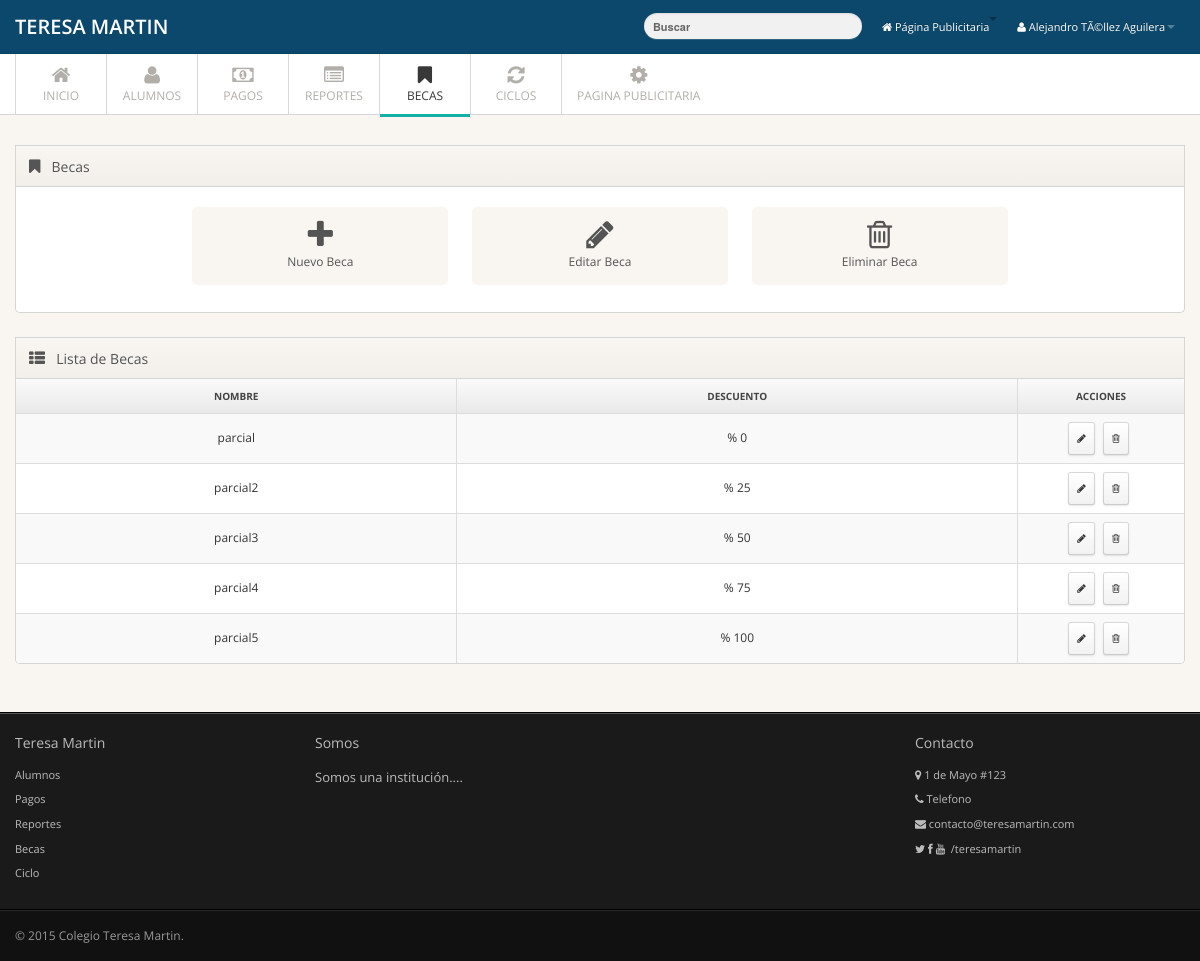
Page /admin/Beca/becas.php (signed in) on the committed database.
### tables this page shows
CREATE TABLE IF NOT EXISTS `beca` (
`idbeca` int(11) NOT NULL,
  `nombre` varchar(45) NOT NULL,
  `descuento` float(9,2) NOT NULL
);

### admin/Clases/conexion.php (called while the page is built, shortened)
<?php
class Conexion
{
private static $instancia;
private $con;
private function __construct()
{
    try
    {
    $this->con = new PDO("mysql:host=localhost;dbname=teresamartin",'root','');
    $this->con->exec("SET CHARSET SET utf8");
    }
    catch(PDOEception $e)
    {
        echo "Error:" . $e->getMessage();
        die();
    }
}
  public static function singleton_conexion()
    {
    if(!isset(self::$instancia)){
    self::$instancia = new $miclase;
    }
    return self::$instancia;
    }
public function prepare($sql)
{
return $this->con->prepare($sql);
}
}

### admin/Clases/Beca.php (called while the page is built, shortened)
<?php
require_once 'Conexion.php';
class Beca{
   private $con;
   public function __construct()
   {
      $this->con = Conexion::singleton_conexion();
   }
   public function get_beca($idBeca = null, $nombre = null){
      try {
        if ($nombre != null){
            $sql = " SELECT idbeca FROM beca";
         }else{
           $sql = "SELECT * FROM beca";
        }
         $consulta = $this->con->prepare($sql);
         $consulta->execute();
         $this->con = null;
         if($consulta->rowCount() > 0){
            return $consulta;
         } else {
            return FALSE;
         }
      } catch (PDOExeption $e) {
         print "Error:". $e->getMessge();
      }
   }
}

### admin/Beca/becas.php (the view, shortened to what this page needs)
<?php
include_once '../Clases/Beca.php';
$beca = new Beca();
$datos = $beca->get_beca(null, null);
?>
<!DOCTYPE html>
<html lang="es">
   <head>
      <link href="../../assets/css/bootstrap.min.css" rel="stylesheet">
      <link href="../../assets/css/bootstrap-responsive.min.css" rel="stylesheet">
      <link href="../../assets/css/font-awesome2.css" rel="stylesheet">
      <link href="../../assets/css/style.css" rel="stylesheet">
      <link href="../../assets/css/pages/dashboard.css" rel="stylesheet">
      <link href="../../assets/css/styleAAA.css" rel="stylesheet">
   </head>
   <body>
      <div class="navbar navbar-fixed-top">
         <div class="navbar-inner">
            <div class="container">
               <a class="brand" href="index.php">TERESA MARTIN </a>
               <div class="nav-collapse">
                  <ul class="nav pull-right">
                    <li>
                        <a href="../index.php" ><i class="icon-home"></i>&nbsp;Página Publicitaria<b class="caret"></b></a>
                     </li>
                     <li class="dropdown">
                        <a href="#" class="dropdown-toggle" data-toggle="dropdown"><i class="icon-user"></i>&nbsp;<?php echo $_SESSION['nombre']?><b class="caret"></b></a>
                     </li>
                  </ul>
                  <form class="navbar-search pull-right">
                     <input type="text" class="search-query" placeholder="Buscar">
                  </form>
               </div>
            </div>
         </div>
      </div>
      <div class="subnavbar">
         <div class="subnavbar-inner">
            <div class="container">
               <ul class="mainnav">
                  <li><a href="../index.php"><i class="icon-home"></i><span>Inicio</span> </a> </li>
                  <li><a href="../Alumno/alumnos.php"><i class=" icon-user"></i><span>Alumnos</span> </a> </li>
                  <li><a href="../Pago/pagos.php"><i class=" icon-money"></i><span>Pagos</span> </a> </li>
                  <li><a href="../Reportes/reportes.php"><i class="icon-list-alt"></i><span>Reportes</span> </a> </li>
                  <li class="active"><a href="becas.php"><i class=" icon-bookmark"></i><span>Becas</span> </a> </li>
                  <li><a href="../Ciclo/ciclos.php"><i class=" icon-refresh"></i><span>Ciclos</span> </a> </li>
                  <li><a href="../Configuracion/configpublic.php"><i class="icon-cog"></i><span>Pagina Publicitaria</span> </a> </li>
               </ul>
            </div>
         </div>
      </div>
      <div class="main">
         <div class="main-inner">
            <div class="container">
               <div class="row">
                  <div class="span12">
                     <div class="widget">
                        <div class="widget-header"> <i class="icon-bookmark"></i>
                           <h3>Becas</h3>
                        </div>
                        <div class="widget-content">
                           <div class="shortcuts">
                              <a href="frm_beca.php" class="shortcut">
                                 <i class="shortcut-icon icon-plus"></i><span class="shortcut-label">Nuevo Beca</span> </a>
                              <a href="javascript:;" class="shortcut" data-toggle="modal" data-target="#beca_editar">
                                 <i class="shortcut-icon icon-pencil"></i><span class="shortcut-label">Editar Beca</span> </a>
                              <a href="javascript:;" class="shortcut" data-toggle="modal" data-target="#beca_eliminar">
                                 <i class="shortcut-icon icon-trash"></i> <span class="shortcut-label">Eliminar Beca</span></a>
                                                               </div>
                        </div>
                     </div>
                  </div>
                  <div class="span12">
                     <div class="widget widget-table action-table">
                        <div class="widget-header"> <i class="icon-th-list"></i>
                           <h3>Lista de Becas</h3>
                        </div>
                        <div class="widget-content">
                           <table class="table table-striped table-bordered get_table">
                              <thead>
                                 <tr>
                                    <th> Nombre </th>
                                    <th> Descuento </th>
                                    <th class="td-actions"> Acciones </th>
                                 </tr>
                              </thead>
                              <tbody>
                     <?php
while ($row = $datos->fetchObject()){
                                 ?>
                                 <tr>
                                    <td><?php echo $row->nombre;?></td>
                                    <td>% <?php $descuento= $row->descuento*100; echo $descuento;?></td>
                                    <td class="td-actions">
                                          <span id="tooltip-ver" class="input-group-addon mitooltip" title="Editar datos del Beca" data-placement="top">
                                       <a href="frm_beca.php?idBeca=<?php echo $row->idbeca;?>" class="btn btn-small btn-invert" title="Editar">
                                          <i class="btn-icon-only icon-pencil"> </i></a></span>
                                          <span id="tooltip-ver" class="input-group-addon mitooltip" title="Eliminar datos del Alumno" data-placement="top">
                                       <a href="del_beca.php?idBeca=<?php echo $row->idbeca;?>" class="btn btn-small btn-invert" title="Eliminar">
                                          <i class="btn-icon-only icon-trash"> </i></a></span>
                                    </td>
                                 </tr>
                                 <?php
}
                                 ?>
                              </tbody>
                           </table>
                        </div>
                     </div>
                  </div>
               </div>
            </div>
         </div>
      </div>
      <div class="extra">
         <div class="extra-inner">
            <div class="container">
               <div class="row">
                  <div class="span3">
                     <h4>
                        Teresa Martin</h4>
                     <ul>
                        <li><a href="alumnos.php">Alumnos</a></li>
                        <li><a href="#">Pagos</a></li>
                        <li><a href="#">Reportes</a></li>
                        <li><a href="#">Becas</a></li>
                        <li><a href="#">Ciclo</a></li>
                     </ul>
                  </div>
                  <div class="span6">
                     <h4>
                        Somos</h4>
                     <p>
                        Somos una institución....
                     </p>
                  </div>
                  <div class="span3">
                     <h4>
                        Contacto</h4>
                     <ul>
                        <li><i class="icon-map-marker"></i><span> 1 de Mayo #123</span></li>
                        <li><i class="icon-phone"></i><span> Telefono</span></li>
                        <li><i class="icon-envelope"></i><span> contacto@teresamartin.com</span></li>
                        <li><i class="fa icon-twitter"></i>&nbsp;<i class="fa icon-facebook"></i>&nbsp;<i class="fa icon-youtube"></i>&nbsp;<span> /teresamartin</span></li>
                     </ul>
                  </div>
               </div>
            </div>
         </div>
      </div>
      <div class="footer">
         <div class="footer-inner">
            <div class="container">
               <div class="row">
                  <div class="span12"> &copy; 2015 <a href="#">Colegio Teresa Martin</a>. </div>
               </div>
            </div>
         </div>
      </div>
   </body>
</html>

### assets/css/pages/dashboard.css (style rules this page uses)
.shortcuts { text-align: center; }
.shortcuts .shortcut { width: 22.50%; display: inline-block; padding: 12px 0; margin: 0 .9% 1em; vertical-align: top; text-decoration: none; background: #f9f6f1; border-radius: 5px; }
.shortcuts .shortcut .shortcut-icon { margin-top: .25em; margin-bottom: .25em; font-size: 32px; color: #545454; }
.shortcuts .shortcut-label { display: block; font-weight: 400; color: #545454; }
.action-table .btn-small { padding: 4px 5px 5px; font-size: 10px; }
.action-table .td-actions { width: 80px; text-align: center; }
.action-table .td-actions .btn { margin-right: .5em; }
.action-table .td-actions .btn:last-child { margin-rigth: 0; }

### assets/css/styleAAA.css (style rules this page uses)
body { font-family: "Open Sans",sans-serif; font-size: 12px; }
.get_table .td-actions { width: 150px; }
.get_table tr td, .get_table tr th { text-align: center; }
.navbar-inner { background: rgb(11,72,107) !important; }
.navbar-search .search-query { background-color: rgb(241,241,241); }
a { color: rgb(221,229,0); }
.subnavbar .container > ul > li > a { font-weight: normal; text-transform: uppercase; }
.subnavbar .container > ul > li.active > a { border-bottom: 3px solid rgb(20,176,166); }
.widget-header h3 { font-weight: normal; }
.extra a { text-decoration: none; color: #BBB !important; }

### rows in the picture
beca: nombre "parcial", descuento "0"
beca: nombre "parcial2", descuento "25"
beca: nombre "parcial3", descuento "50"
beca: nombre "parcial4", descuento "75"
beca: nombre "parcial5", descuento "100"

### other values in the picture
$_SESSION['nombre'] "Alejandro TÃ©llez Aguilera"
